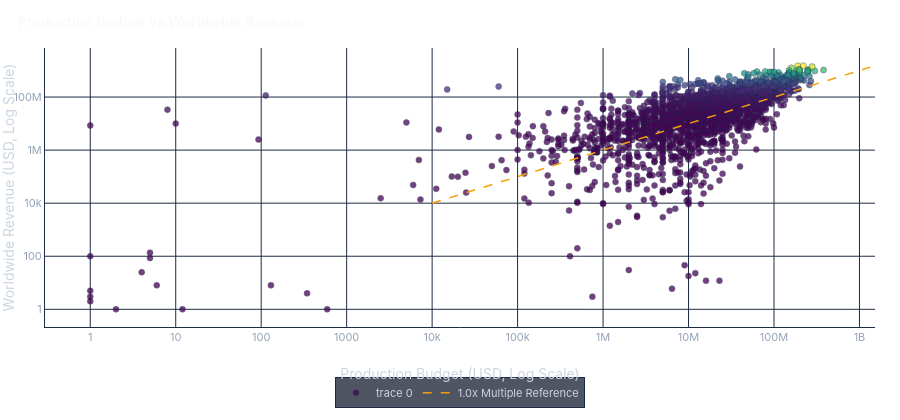

Source (notebook cell):
### Markdown cell above
## 9. Production Budget vs. Worldwide Revenue

Evaluate the correlation between reported production investments and worldwide returns with the 1.0x parity line.

### Code cell
fig_scatter = plot_budget_vs_revenue(raw_df)
fig_scatter.show()

valid_both = raw_df[(raw_df['budget'] > 0) & (raw_df['revenue'] > 0)]
log_bud = np.log10(valid_both['budget'])
log_rev = np.log10(valid_both['revenue'])
corr = log_bud.corr(log_rev)
multiples = valid_both['revenue'] / valid_both['budget']
print(f"Log10 Budget vs Log10 Revenue Pearson Correlation: {corr:.3f}")
print(f"Median Gross Revenue-to-Budget Multiple: {multiples.median():.2f}x (Mean: {multiples.mean():.2f}x)")

### Figure 1 — Plotly figure (JSON) as saved in the notebook; plotly's stock layout.template omitted (floating-point values rounded to 4 significant figures; data arrays with more than 128 entries replaced by an {"elided": "..."} marker saying what was removed)
{"data": [{"customdata": {"elided": "2188x3 mixed values"}, "hovertemplate": "<b>%{text}</b><br>Budget: %{customdata[0]}<br>Revenue: %{customdata[1]}<br>Gross Multiple: %{customdata[2]}x<extra></extra>", "marker": {"color": {"elided": "2188 int values"}, "colorscale": [[0.0, "#440154"], [0.1111, "#482878"], [0.2222, "#3e4989"], [0.3333, "#31688e"], [0.4444, "#26828e"], [0.5556, "#1f9e89"], [0.6667, "#35b779"], [0.7778, "#6ece58"], [0.8889, "#b5de2b"], [1.0, "#fde725"]], "line": {"color": "#1E2B44", "width": 0.5}, "opacity": 0.75, "showscale": false, "size": 6}, "mode": "markers", "text": {"elided": "2188 str values"}, "type": "scatter", "x": {"elided": "2188 int values"}, "y": {"elided": "2188 int values"}}, {"hoverinfo": "skip", "line": {"color": "#F59E0B", "dash": "dash", "width": 1.5}, "mode": "lines", "name": "1.0x Multiple Reference", "type": "scatter", "x": [10000.0, 1520000000.0], "y": [10000.0, 1520000000.0]}], "layout": {"colorway": ["#00D2FF", "#818CF8", "#38BDF8", "#10B981", "#F59E0B", "#EC4899", "#F97316", "#14B8A6"], "font": {"color": "#CBD5E1", "family": "Inter, Segoe UI, sans-serif", "size": 12}, "height": 420, "hoverlabel": {"bgcolor": "#141C2E", "bordercolor": "#2B3B59", "font": {"color": "#F8FAFC", "family": "Inter, Segoe UI, sans-serif", "size": 12}}, "legend": {"bgcolor": "rgba(20, 28, 46, 0.75)", "bordercolor": "#1E2B44", "borderwidth": 1, "font": {"color": "#CBD5E1", "size": 11}, "orientation": "h", "x": 0.5, "xanchor": "center", "y": -0.18, "yanchor": "top"}, "margin": {"b": 60, "l": 45, "r": 25, "t": 48}, "paper_bgcolor": "rgba(0,0,0,0)", "plot_bgcolor": "rgba(0,0,0,0)", "title": {"font": {"color": "#F8FAFC", "family": "Inter, Segoe UI, sans-serif", "size": 14}, "text": "<b>Production Budget vs Worldwide Revenue</b>", "x": 0.02, "xanchor": "left", "y": 0.96, "yanchor": "top"}, "xaxis": {"gridcolor": "#1E2B44", "linecolor": "#1E2B44", "tickfont": {"color": "#94A3B8", "size": 11}, "title": {"text": "Production Budget (USD, Log Scale)"}, "type": "log", "zerolinecolor": "#1E2B44"}, "yaxis": {"gridcolor": "#1E2B44", "linecolor": "#1E2B44", "tickfont": {"color": "#94A3B8", "size": 11}, "title": {"text": "Worldwide Revenue (USD, Log Scale)"}, "type": "log", "zerolinecolor": "#1E2B44"}}}
